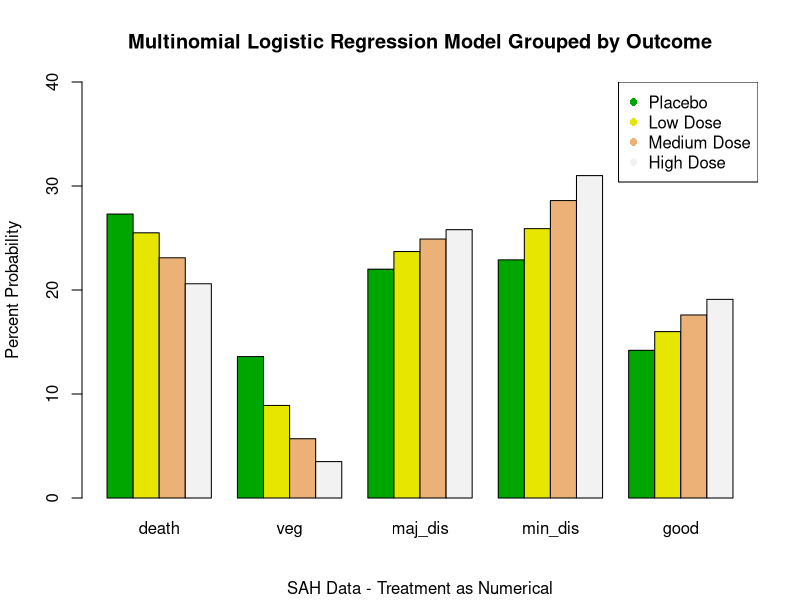
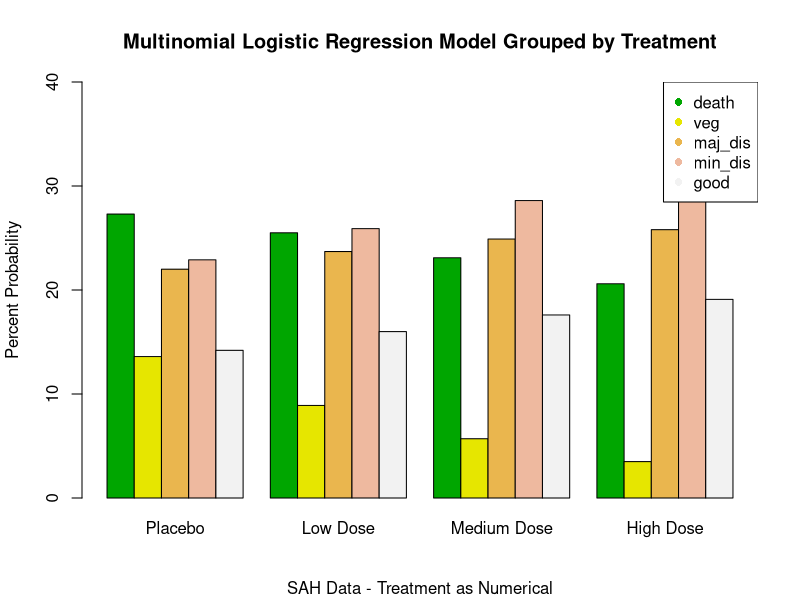
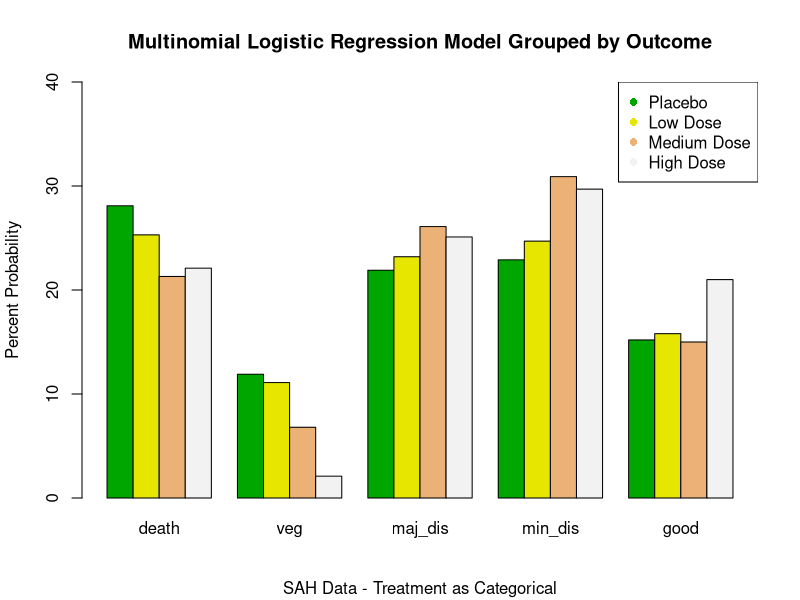
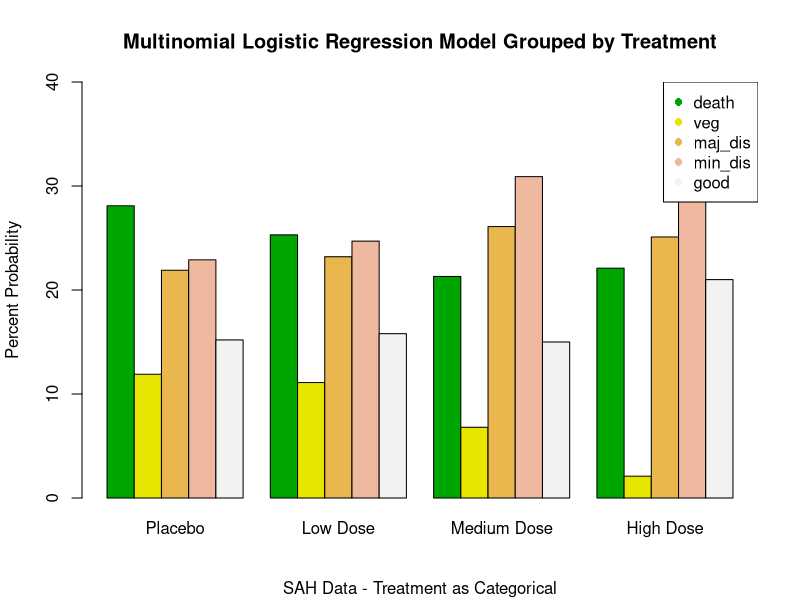
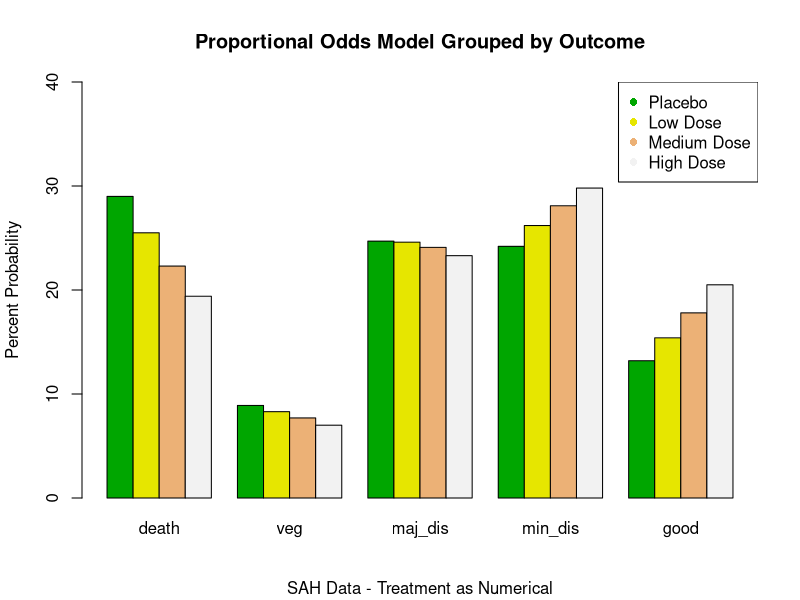
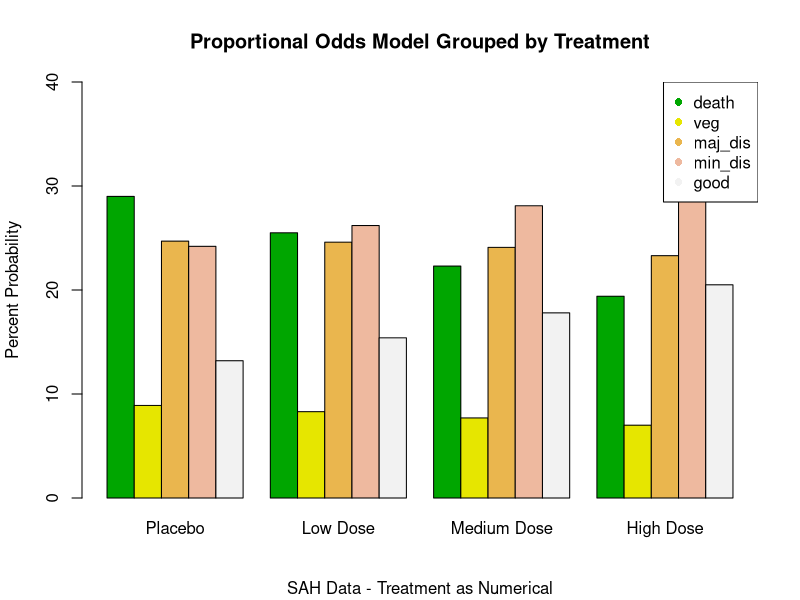
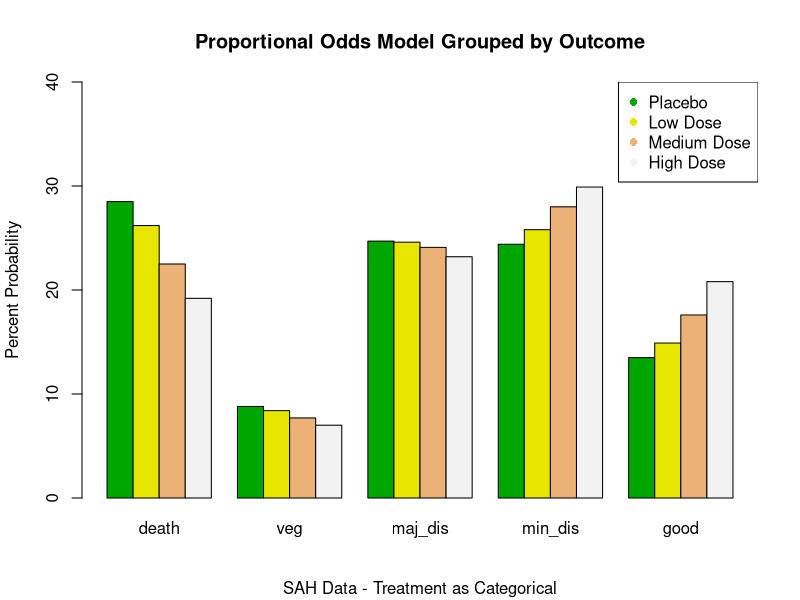
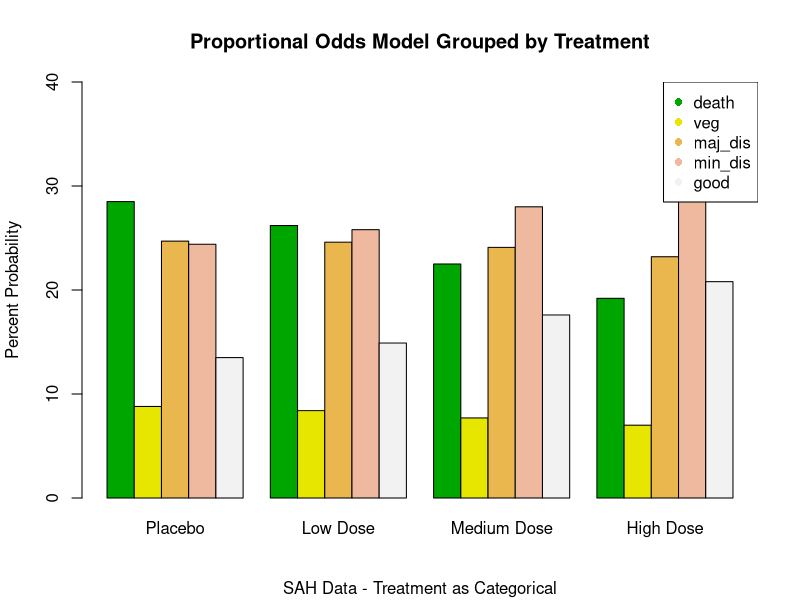

These figures' R source, in order:
## ---- chunk 1
#setwd("C:/Users/lapt3u/Box/UC/Fall_2018/BE7023_Adv_Biostats/adv_biostats/hw_7")
library(VGAM)
# Death < Vegetative < Major Disability < Minor Disability < Good Recovery 
# Load the data
treat     <- c(1,2,3,4)
treat_names     <- c("Placebo", "Low", "Medium", "High")
death     <- c(59,48,44,43)
veg       <- c(25,21,14,4)
maj_dis   <- c(46,44,54,49)
min_dis   <- c(48,47,64,58)
good      <- c(32,30,31,41)

dat <- data.frame(treat, death, veg, maj_dis, min_dis, good)
total     <- rowSums(dat[2:6])
## ---- chunk 2
class(dat$treat)
mod <- vglm(cbind(death, veg, maj_dis, min_dis, good) ~ treat, data = dat,
            family = multinomial)
summary(mod)
## ---- chunk 3
# Check the goodness of fit!
res_dev <- 5.9785
dof     <- 8
p       <- round(pchisq(res_dev, dof, lower.tail = F),3)

paste("p-val: ", p, sep = "")
# Our p-value is 0.650, which means we cannot reject our null hypothesis and
# thus our multinomial model fits our data well.
## ---- chunk 4
pred <- round(predict(mod, newdata = dat, type = "response"),3)
exp_freq  <- round(pred * total, 1)
comp <- data.frame(dat, exp_freq)

#comp

# I think it is easier to view the difference between our observed frequencies
# and expected frequencies directly, in which we can see that the 
# predicted values agree quite well with the observed data
dat[,2:6] - exp_freq

pred_perc <- pred * 100
rownames(pred_perc)  <- c("Placebo", "Low Dose", "Medium Dose", "High Dose")
## ---- chunk 5
barplot(pred_perc, beside = T, col = terrain.colors(4), ylim = range(0,40))
title(ylab = "Percent Probability", main = "Multinomial Logistic Regression Model Grouped by Outcome", 
      sub = "SAH Data - Treatment as Numerical")
legend(legend = rownames(pred_perc), pch = rep(16,4), col = terrain.colors(4), "topright")

# Transpose
barplot(t(pred_perc), beside = T, col = terrain.colors(5), ylim = range(0,40))
title(ylab = "Percent Probability", main = "Multinomial Logistic Regression Model Grouped by Treatment", 
      sub = "SAH Data - Treatment as Numerical")
legend(legend = colnames(pred_perc), pch = rep(16,4), col = terrain.colors(5), "topright")
## ---- chunk 6
cat_dat       <- dat
cat_dat$treat <- treat_names
cat_dat$treat <- factor(cat_dat$treat)
class(cat_dat$treat)
cat_mod <- vglm(cbind(death, veg, maj_dis, min_dis, good) ~ treat, data = cat_dat,
            family = multinomial, half.stepsizing = F)
summary(cat_mod)

## ---- chunk 7
# Check the goodness of fit!
cat_res_dev <- -4.363e-14
cat_dof     <- 0
cat_p       <- round(pchisq(cat_res_dev, cat_dof, lower.tail = F),3)

paste("p-val: ", cat_p, sep = "")
# Our p-value is 1, which means we cannot reject our null hypothesis and
# thus our multinomial model fits our data well.
## ---- chunk 8
cat_pred <- round(predict(cat_mod, newdata = cat_dat, type = "response"),3)
cat_exp_freq  <- round(cat_pred * total, 1)
cat_comp <- data.frame(cat_dat, cat_exp_freq)

#cat_comp

# Comparing our observed frequencies and expected frequencies directly, 
# in which we can see that the predicted values are almost exactly the 
# observed data, much better than seen in the model where treatment was
# considered as a numeric.
cat_dat[,2:6] - cat_exp_freq

cat_pred_perc <- cat_pred * 100
rownames(cat_pred_perc)  <- c("Placebo", "Low Dose", "Medium Dose", "High Dose")
## ---- chunk 9
barplot(cat_pred_perc, beside = T, col = terrain.colors(4), ylim = range(0,40))
title(ylab = "Percent Probability", main = "Multinomial Logistic Regression Model Grouped by Outcome", 
      sub = "SAH Data - Treatment as Categorical")
legend(legend = rownames(cat_pred_perc), pch = rep(16,4), col = terrain.colors(4), "topright")

# Transpose
barplot(t(cat_pred_perc), beside = T, col = terrain.colors(5), ylim = range(0,40),
        ylab = "Percent Probability", main = "Multinomial Logistic Regression Model Grouped by Treatment", 
        sub = "SAH Data - Treatment as Categorical")
legend(legend = colnames(cat_pred_perc), pch = rep(16,4), col = terrain.colors(5), "topright")
## ---- chunk 10
class(dat$treat)
prop_mod <- vglm(cbind(death, veg, maj_dis, min_dis, good) ~ treat, data = dat,
            family = cumulative(par = T))

summary(prop_mod)
## ---- chunk 11
prop_res_dev   <- 18.1825
prop_dof       <- 11
prop_p         <- round(pchisq(prop_res_dev, prop_dof, lower.tail = F),3)
prop_p
# Our p-value is 0.077 so we still cannot reject our null hypothesis and thus
# our model adequately fits our data but definitely not as well as the
# multinomial logistic regression seen above.
## ---- chunk 12
prop_pred <- round(predict(prop_mod, newdata = dat, type = "response"),3)
prop_exp_freq  <- round(prop_pred * total, 1)
prop_comp <- data.frame(dat, prop_exp_freq)

#prop_comp

# Comparing our observed frequencies and expected frequencies directly, 
# in which we can see that there is more distance between the predicted 
# values and the observed data, worse than both multinomial models.

# considered as a numeric.
dat[,2:6] - prop_exp_freq

prop_pred_perc <- prop_pred * 100
rownames(prop_pred_perc)  <- c("Placebo", "Low Dose", "Medium Dose", "High Dose")

## ---- chunk 13
barplot(prop_pred_perc, beside = T, col = terrain.colors(4), ylim = range(0,40))
title(ylab = "Percent Probability", main = "Proportional Odds Model Grouped by Outcome", 
      sub = "SAH Data - Treatment as Numerical")
legend(legend = rownames(prop_pred_perc), pch = rep(16,4), col = terrain.colors(4), "topright")

# Transpose
barplot(t(prop_pred_perc), beside = T, col = terrain.colors(5), ylim = range(0,40))
title(ylab = "Percent Probability", main = "Proportional Odds Model Grouped by Treatment", 
      sub = "SAH Data - Treatment as Numerical")
legend(legend = colnames(prop_pred_perc), pch = rep(16,4), col = terrain.colors(5), "topright")
## ---- chunk 14
class(cat_dat$treat)
prop_cat_mod <- vglm(cbind(death, veg, maj_dis, min_dis, good) ~ treat, data = cat_dat,
            family = cumulative(par = T))

summary(prop_cat_mod)
## ---- chunk 15
prop_cat_res_dev   <- 18.0496
prop_cat_dof       <- 9
prop_cat_p         <- round(pchisq(prop_cat_res_dev, prop_cat_dof, lower.tail = F),3)
prop_cat_p
# Our p-value is 0.035 which is less than 0.05 so we reject the null hypothesis
# and say this proportional odds model does not fit our data well.
## ---- chunk 16
prop_cat_pred <- round(predict(prop_cat_mod, newdata = cat_dat, type = "response"),3)
prop_cat_exp_freq  <- round(prop_cat_pred * total, 1)
prop_cat_comp <- data.frame(cat_dat, prop_cat_exp_freq)

#prop_cat_comp

# Comparing our observed frequencies and expected frequencies directly, 
# in which we can see that there is similar distance between the predicted 
# values and the observed data as seen in the proportional odds model where
# treatment was treated as numerical and is still much worse than both multinomial 
# models.
cat_dat[,2:6] - prop_cat_exp_freq

prop_cat_pred_perc <- prop_cat_pred * 100
rownames(prop_cat_pred_perc)  <- c("Placebo", "Low Dose", "Medium Dose", "High Dose")
## ---- chunk 17
barplot(prop_cat_pred_perc, beside = T, col = terrain.colors(4), ylim = range(0,40))
title(ylab = "Percent Probability", main = "Proportional Odds Model Grouped by Outcome", 
      sub = "SAH Data - Treatment as Categorical")
legend(legend = rownames(prop_cat_pred_perc), pch = rep(16,4), col = terrain.colors(4), "topright")

# Transpose
barplot(t(prop_cat_pred_perc), beside = T, col = terrain.colors(5), ylim = range(0,40))
title(ylab = "Percent Probability", main = "Proportional Odds Model Grouped by Treatment", 
      sub = "SAH Data - Treatment as Categorical")
legend(legend = colnames(prop_cat_pred_perc), pch = rep(16,4), col = terrain.colors(5), "topright")
